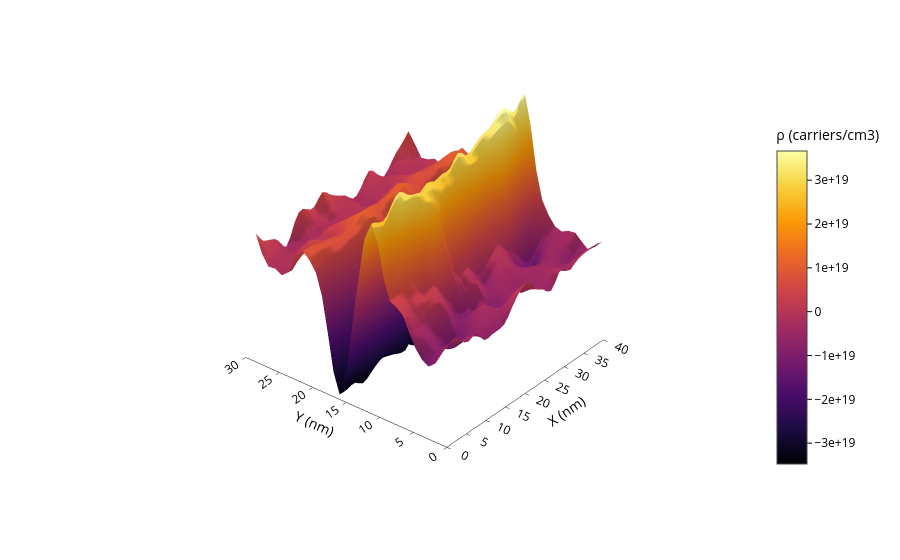

The notebook cell this image was saved under:
### Code cell
plot_3d_distribution_plotly(divergence_Efield[::-1], gaussian_smooth=1, z_aspect_ratio=1, title="",
                            colormap="Inferno",save_html = "ChargeDensity_3Dvisualization.html",
                            save_png="ChargeDensity_3Dvisualization.png")

"""
To get the camera values use the following script when visualization opened in an html through the console (F12) 
const gd = document.getElementById('myPlot');

gd.on('plotly_relayout', function(eventdata) {
  if (eventdata['scene.camera']) {
    console.log("Camera state:");
    console.log(JSON.stringify(eventdata['scene.camera'], null, 2));
  }
});
"""

### Figure 1 — Plotly figure (JSON) as saved in the notebook; plotly's stock layout.template omitted (floating-point values rounded to 4 significant figures; data arrays with more than 128 entries replaced by an {"elided": "..."} marker saying what was removed)
{"data": [{"colorbar": {"len": 0.7, "showticklabels": true, "tickcolor": "black", "tickfont": {"color": "black"}, "tickformat": ".0E", "title": {"font": {"color": "black"}, "text": "ρ (carriers/cm3)"}}, "colorscale": [[0, "#000004"], [0.1111, "#1b0c41"], [0.2222, "#4a0c6b"], [0.3333, "#781c6d"], [0.4444, "#a52c60"], [0.5556, "#cf4446"], [0.6667, "#ed6925"], [0.7778, "#fb9b06"], [0.8889, "#f7d13d"], [1, "#fcffa4"]], "type": "surface", "x": {"elided": "30x40 int values"}, "y": {"elided": "30x40 int values"}, "z": {"elided": "30x40 int values"}}], "layout": {"margin": {"b": 10, "l": 10, "r": 10, "t": 40}, "paper_bgcolor": "rgba(0,0,0,0)", "plot_bgcolor": "rgba(0,0,0,0)", "scene": {"aspectratio": {"x": 1, "y": 1, "z": 1}, "camera": {"center": {"x": -0.04777, "y": 0.1848, "z": -0.3025}, "eye": {"x": -1.492, "y": -0.9053, "z": 0.8862}, "projection": {"type": "orthographic"}, "up": {"x": 0.4214, "y": 0.3527, "z": 0.8355}}, "xaxis": {"linecolor": "black", "range": [0, 40], "showgrid": false, "showline": true, "showticklabels": true, "tickcolor": "black", "tickfont": {"color": "black"}, "ticklen": 5, "title": {"font": {"color": "black"}, "text": "X (nm)"}, "zeroline": false}, "yaxis": {"linecolor": "black", "range": [0, 30], "showgrid": false, "showline": true, "showticklabels": true, "tickcolor": "black", "tickfont": {"color": "black"}, "ticklen": 5, "title": {"font": {"color": "black"}, "text": "Y (nm)"}, "zeroline": false}, "zaxis": {"range": [-34644413222848290000, 36776418253333664000], "showgrid": false, "showline": false, "showticklabels": false, "ticklen": 0, "ticks": "", "title": {"text": ""}, "zeroline": false}}, "title": {"text": ""}}}
